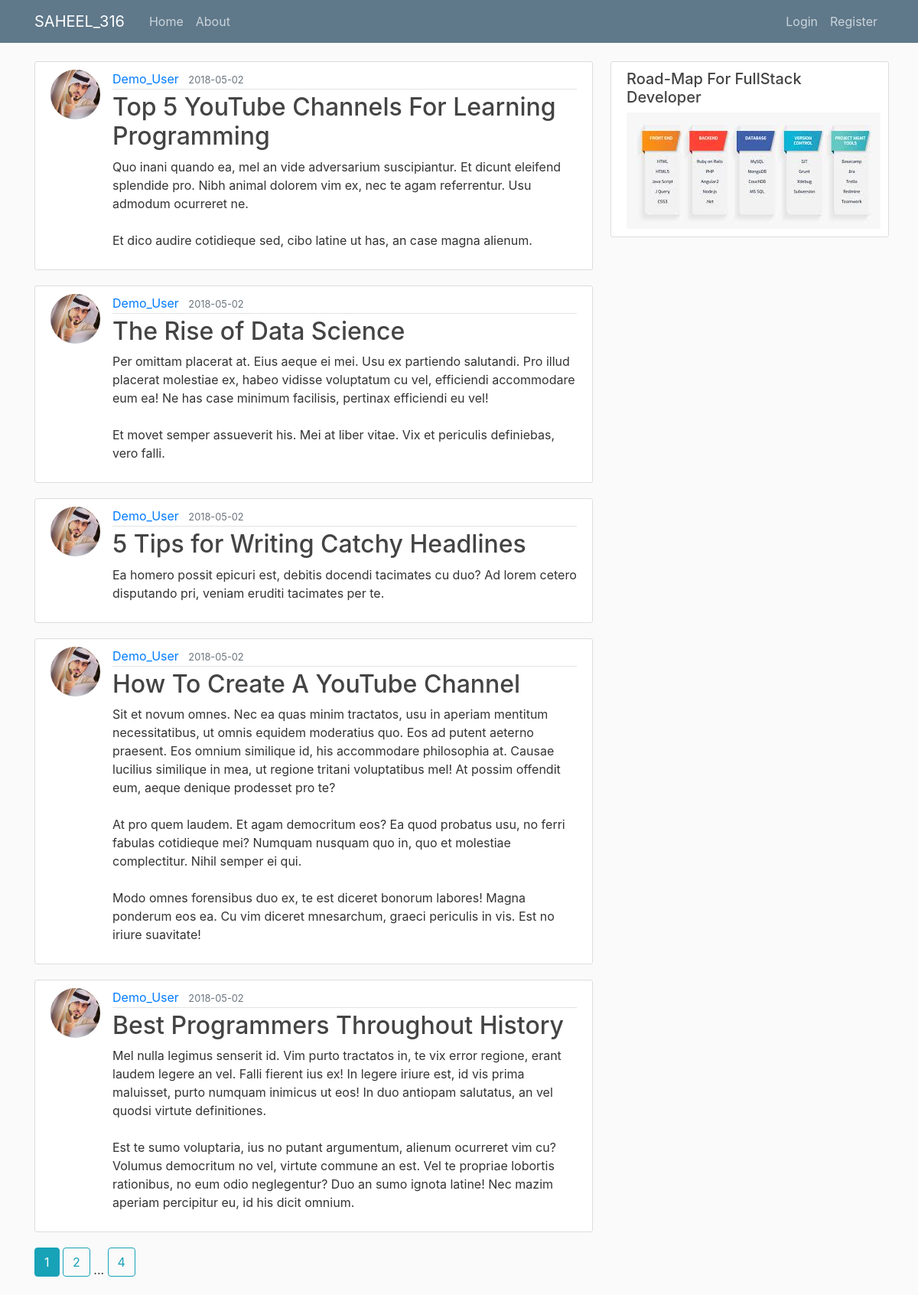
The page /home on the database its author committed.
### flaskblog/models.py (models this page shows, shortened)
class Post(db.Model):
    id = db.Column(db.Integer, primary_key=True)
    title = db.Column(db.String(100), nullable=False)
    date_posted = db.Column(db.DateTime, nullable=False, default=datetime.utcnow)
    content = db.Column(db.Text, nullable=False)
    user_id = db.Column(db.Integer, db.ForeignKey('user.id'), nullable=False)

class User(db.Model, UserMixin):
    id = db.Column(db.Integer, primary_key=True)
    username = db.Column(db.String(20), unique=True, nullable=False)
    email = db.Column(db.String(120), unique=True, nullable=False)
    image_file = db.Column(db.String(20), nullable=False, default='default.jpg')
    password = db.Column(db.String(60), nullable=False)
    posts = db.relationship('Post', backref='author', lazy=True)

### flaskblog/routes.py (the view)
@app.route("/")
@app.route("/home")
def home():
    page = request.args.get('page', 1, type=int)
    posts = Post.query.order_by(Post.date_posted.desc()).paginate(page=page, per_page=5)
    return render_template('home.html', posts=posts)

### flaskblog/templates/home.html
{% extends "layout.html" %}
{% block content %}
    {% for post in posts.items %}
        <article class="media content-section">
          <img class="rounded-circle article-img" src="{{ url_for('static', filename='profile_pics/' + post.author.image_file) }}">
          <div class="media-body">
            <div class="article-metadata">
              <a class="mr-2" href="{{ url_for('user_posts', username=post.author.username) }}">{{ post.author.username }}</a>
              <small class="text-muted">{{ post.date_posted.strftime('%Y-%m-%d') }}</small>
            </div>
            <h2><a class="article-title" href="{{ url_for('post', post_id=post.id) }}">{{ post.title }}</a></h2>
            <p class="article-content">{{ post.content }}</p>
          </div>
        </article>
    {% endfor %}
    {% for page_num in posts.iter_pages(left_edge=1, right_edge=1, left_current=1, right_current=2) %}
      {% if page_num %}
        {% if posts.page == page_num %}
          <a class="btn btn-info mb-4" href="{{ url_for('home', page=page_num) }}">{{ page_num }}</a>
        {% else %}
          <a class="btn btn-outline-info mb-4" href="{{ url_for('home', page=page_num) }}">{{ page_num }}</a>
        {% endif %}
      {% else %}
        ...
      {% endif %}
    {% endfor %}
{% endblock content %}

### flaskblog/templates/layout.html (shortened to what this page needs)
<!DOCTYPE html>
<html>
<head>
    <link rel="stylesheet" href="https://maxcdn.bootstrapcdn.com/bootstrap/4.0.0/css/bootstrap.min.css">
    <link rel="stylesheet" type="text/css" href="{{ url_for('static', filename='main.css') }}">
</head>
<body>
    <header class="site-header">
      <nav class="navbar navbar-expand-md navbar-dark bg-steel fixed-top">
        <div class="container">
          <a class="navbar-brand mr-4" href="/">SAHEEL_316</a>
          <div class="collapse navbar-collapse" id="navbarToggle">
            <div class="navbar-nav mr-auto">
              <a class="nav-item nav-link" href="{{ url_for('home') }}">Home</a>
              <a class="nav-item nav-link" href="{{ url_for('about') }}">About</a>
            </div>
            <div class="navbar-nav">
              {% if current_user.is_authenticated %}
                <a class="nav-item nav-link" href="{{ url_for('new_post') }}">New Post</a>
                <a class="nav-item nav-link" href="{{ url_for('account') }}">Account</a>
                <a class="nav-item nav-link" href="{{ url_for('logout') }}">Logout</a>
              {% else %}
                <a class="nav-item nav-link"  href="{{ url_for('login') }}" >Login</a>
                <a class="nav-item nav-link" href="{{ url_for('register') }}">Register</a>
              {% endif %}
            </div>
          </div>
        </div>
      </nav>
    </header>
    <main role="main" class="container">
      <div class="row">
        <div class="col-md-8">
          {% block content %}
          {% endblock %}
        </div>
        <div class="col-md-4 col-lg-4 px-2">
          <div class="content-section">
            <h5>Road-Map For FullStack Developer</h5>
            <img  src="{{url_for('static', filename='images/roadmap.jpg')}}">
          </div>
        </div>
      </div>
    </main>
</body>
</html>

### flaskblog/static/main.css (style rules this page uses)
body { background: #fafafa; color: #333333; margin-top: 5rem; }
h1, h2, h3, h4, h5, h6 { color: #444444; }
.bg-steel { background-color: #5f788a; }
.site-header .navbar-nav .nav-link { color: #cbd5db; }
.content-section { background: #ffffff; padding: 10px 20px; border: 1px solid #dddddd; border-radius: 3px; margin-bottom: 20px; }
.article-title { color: #444444; }
.article-content { white-space: pre-line; }
.article-img { height: 65px; width: 65px; margin-right: 16px; }
.article-metadata { padding-bottom: 1px; margin-bottom: 4px; border-bottom: 1px solid #e3e3e3 }

### rows shown on the page
Post: image_file (picture), author.username "Demo_User", date_posted "2018-05-02", title "Top 5 YouTube Channels For Learning Programming", content "Quo inani quando ea, mel an vide adversarium suscipiantur. Et dicunt eleifend splendide pro. Nibh animal dolorem vim ex, nec te agam referrentur. Usu admodum ocurreret ne. Et dico audire cotidieque sed, cibo latine ut has, an case magna alienum."
Post: image_file (picture), author.username "Demo_User", date_posted "2018-05-02", title "The Rise of Data Science", content "Per omittam placerat at. Eius aeque ei mei. Usu ex partiendo salutandi. Pro illud placerat molestiae ex, habeo vidisse voluptatum cu vel, efficiendi accommodare eum ea! Ne has case minimum facilisis, pertinax efficiendi eu vel! Et movet semper assueverit his. Mei at liber vitae. Vix et periculis definiebas, vero falli."
Post: image_file (picture), author.username "Demo_User", date_posted "2018-05-02", title "5 Tips for Writing Catchy Headlines", content "Ea homero possit epicuri est, debitis docendi tacimates cu duo? Ad lorem cetero disputando pri, veniam eruditi tacimates per te."
Post: image_file (picture), author.username "Demo_User", date_posted "2018-05-02", title "How To Create A YouTube Channel", content "Sit et novum omnes. Nec ea quas minim tractatos, usu in aperiam mentitum necessitatibus, ut omnis equidem moderatius quo. Eos ad putent aeterno praesent. Eos omnium similique id, his accommodare philosophia at. Causae lucilius similique in mea, ut regione tritani voluptatibus mel! At possim offendit eum, aeque denique prodesset pro te? At pro quem laudem. Et agam democritum eos? Ea quod probatus usu, no ferri fabulas cotidieque mei? Numquam nusquam quo in, quo et molestiae complectitur. Nihil semper ei qui. Modo omnes forensibus duo ex, te est diceret bonorum labores! Magna ponderum eos ea. Cu vim diceret mnesarchum, graeci periculis in vis. Est no iriure suavitate!"
Post: image_file (picture), author.username "Demo_User", date_posted "2018-05-02", title "Best Programmers Throughout History", content "Mel nulla legimus senserit id. Vim purto tractatos in, te vix error regione, erant laudem legere an vel. Falli fierent ius ex! In legere iriure est, id vis prima maluisset, purto numquam inimicus ut eos! In duo antiopam salutatus, an vel quodsi virtute definitiones. Est te sumo voluptaria, ius no putant argumentum, alienum ocurreret vim cu? Volumus democritum no vel, virtute commune an est. Vel te propriae lobortis rationibus, no eum odio neglegentur? Duo an sumo ignota latine! Nec mazim aperiam percipitur eu, id his dicit omnium."

### other values the page prints
{{ page_num }} "1"
{{ page_num }} "2" "4"
